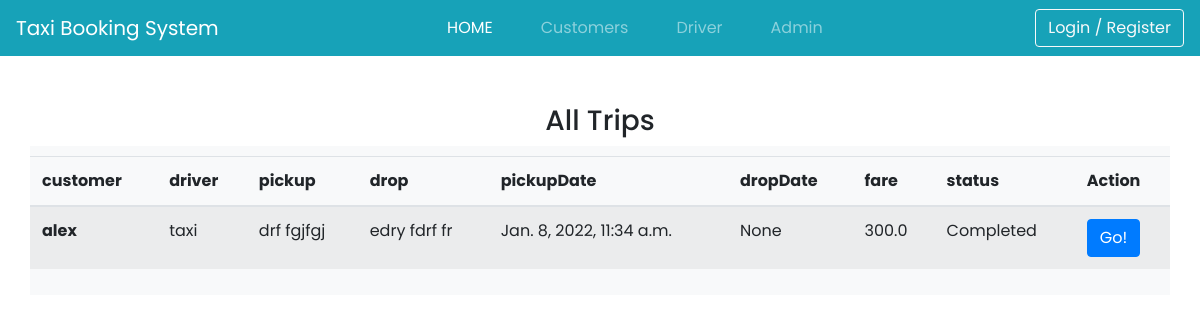
Page /adminPannel/ on the earlier database version.
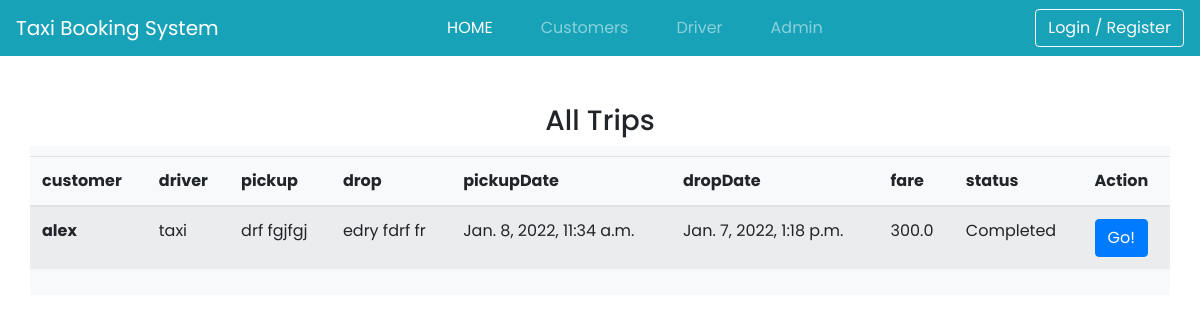
Same page on the later database version.
### app/models.py (models this page shows, shortened)
class Trip(models.Model):
    customer = models.ForeignKey(Customer, on_delete=models.CASCADE)
    driver = models.ForeignKey(Driver, on_delete=models.CASCADE, blank=True, null=True)
    pickup = models.TextField(blank=True, null=True)
    drop = models.TextField(blank=True, null=True)
    pickupDate = models.DateTimeField(default=datetime.now)
    dropDate = models.DateTimeField(blank=True, null=True)
    fare = models.FloatField(default=0.0)
    status = models.CharField(max_length=50, default="Pending")

class Customer(models.Model):
    user = models.OneToOneField(myCustomeUser, null=True, blank=True, on_delete=models.CASCADE)
    paymentMethodCHOICES = [
        ('COD', 'COD'),
    ]
    paymentMethod = models.CharField(max_length=50, choices=paymentMethodCHOICES, default='COD')
    address = models.TextField()
    def __str__(self):
        return self.user.username

class myCustomeUser(AbstractUser):
    username = models.CharField(max_length=50, unique="True", blank=False)
    password = models.CharField(max_length=200, blank=False)
    name = models.CharField(max_length=50)
    email = models.EmailField(max_length=50)
    phone = models.CharField(max_length=50)
    isCustomer = models.BooleanField(default=False)
    isDriver = models.BooleanField(default=False)
    isAdmin = models.BooleanField(default=False)

class Driver(models.Model):
    user = models.OneToOneField(myCustomeUser, null=True, blank=True, on_delete=models.CASCADE)
    licenseNo = models.CharField(max_length=100)
    def __str__(self):
        return self.user.username

### app/views.py (the view)
# urls.py: path('adminPannel/', adminPannel, name='adminPannel'),
def adminPannel(request):
    try:
        if request.method == "POST":
            driverpk = request.POST['driver']
            tripObj = Trip.objects.get(id=request.POST['tripId'])
            tripObj.driver=Driver.objects.get(pk=driverpk)
            tripObj.fare=request.POST['fare']
            tripObj.status = "Confirmed Booking"
            tripObj.save()
            return redirect('app:adminPannel')
    except Exception as e:
        return render(request, 'adminPannel.html', {'error': e, 'Trip': Trip.objects.all(), 'driver': Driver.objects.all()})
    return render(request, 'adminPannel.html', {'Trip': Trip.objects.all(), 'driver': Driver.objects.all()})

### app/templates/adminPannel.html (shortened to what this page needs)
<!DOCTYPE html>
{% extends 'base.html' %}
{% load static %}
{% block content %}
  <div class="container p-0 my-5 mybg">
    <div class="row m-0 d-flex justify-content-center">
        <h3 class="text-center">All Trips</h3>
    </div>
    <div class="row m-0 d-flex justify-content-center bg-light" style="padding-top: 10px; padding-bottom: 10px;">
        {% if Trip %}
        <table class="table table-striped">
            <thead>
                <tr>
                <th scope="col">customer</th>
                <th scope="col">driver</th>
                <th scope="col">pickup</th>
                <th scope="col">drop</th>
                <th scope="col">pickupDate</th>
                <th scope="col">dropDate</th>
                <th scope="col">fare</th>
                <th scope="col">status</th>
                <th scope="col">Action</th>
                </tr>
            </thead>
            <tbody>
                {% for i in Trip %}
                <tr>
                  <th scope="row">{{ i.customer }}</th>
                  <td>{{ i.driver }}</td>
                  <td>{{ i.pickup }}</td>
                  <td>{{ i.drop }}</td>
                  <td>{{ i.pickupDate }}</td>
                  <td>{{ i.dropDate }}</td>
                  <td>{{ i.fare }}</td>
                  <td>{{ i.status }}</td>
                  <td>
                    <button type="button" class="btn btn-primary ml-auto" data-toggle="modal" data-target="#ActionTripsModal">
                      Go!
                    </button>
                  </td>
                </tr>
                {% endfor %}
            </tbody>
            </table>
        {% else %}
        <h2>No data Found</h2>
        {% endif %}
    </div>
  </div>
{% endblock %}

### templates/base.html (shortened to what this page needs)
<!DOCTYPE html>
{% load static %}
<html lang="en" dir="ltr">
  <head>
  	<link rel="stylesheet" href="https://maxcdn.bootstrapcdn.com/bootstrap/4.5.0/css/bootstrap.min.css">
  	<link rel="stylesheet" href="https://cdnjs.cloudflare.com/ajax/libs/animate.css/4.0.0/animate.min.css"/>
  	<link rel="stylesheet" href="https://cdnjs.cloudflare.com/ajax/libs/font-awesome/4.7.0/css/font-awesome.min.css">
  	<link rel="stylesheet" type="text/css" href="{% static 'style.css' %}">
  </head>
  <body>
    <nav class="navbar navbar-expand-lg navbar-dark bg-info my_nav_style">
      <a class="navbar-brand" href="{% url 'app:index' %}">Taxi Booking System</a>
      <div class="collapse navbar-collapse" id="navbarSupportedContent">
        <ul class="navbar-nav mx-auto">
          <li class="nav-item mx-3 active">
            <a class="nav-link" href="{% url 'app:index' %}">HOME <span class="sr-only">(current)</span></a>
          </li>
          <li class="nav-item mx-3">
            <a class="nav-link" href="{% url 'app:customerList' %}">Customers</a>
          </li>
          <li class="nav-item mx-3">
            <a class="nav-link" href="{% url 'app:driverList' %}">Driver</a>
          </li>
          <li class="nav-item mx-3">
            <a class="nav-link" href="{% url 'app:adminList' %}">Admin</a>
          </li>
        </ul>
      </div>
	  <ul class="navbar-nav my-2 my-lg-0">
		{% if user.is_authenticated %}
		  <li class="nav-item mx-3">
			<a class="nav-link" href="#">
			  hi {{ user.username }}!
			</a>
		  </li>
		  <a class="btn btn-outline-light my-2 my-sm-0" href="{% url 'app:logout' %}">Logout</a>
		{% else %}
		  <button class="btn btn-outline-light my-2 my-sm-0" data-toggle="modal" data-target="#loginModal">Login / Register</button>
		{% endif %}
	  </ul>
    </nav>
    {% block content %}
    {% endblock %}
  </body>
</html>
<link rel="stylesheet" href="https://cdn.datatables.net/1.10.25/css/dataTables.bootstrap4.min.css">

### Static/style.css (style rules this page uses)
body { font-family: 'Poppins'; }

Differences in the rows shown:
changed Trip "drf fgjfgj": dropDate "None" → "Jan. 7, 2022, 1:18 p.m."
